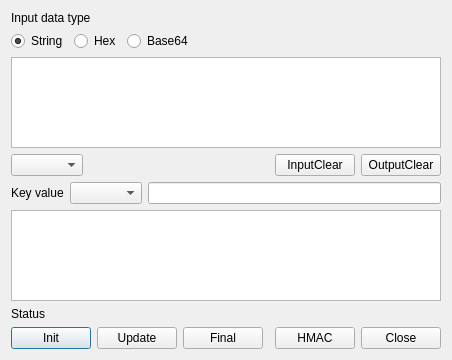
<?xml version="1.0" encoding="UTF-8"?>
<ui version="4.0">
 <class>GenHmacDlg</class>
 <widget class="QDialog" name="GenHmacDlg">
  <property name="geometry">
   <rect>
    <x>0</x>
    <y>0</y>
    <width>431</width>
    <height>360</height>
   </rect>
  </property>
  <property name="windowTitle">
   <string>Generate Hmac value</string>
  </property>
  <layout class="QGridLayout" name="gridLayout">
   <item row="10" column="0">
    <widget class="QPushButton" name="mInitBtn">
     <property name="text">
      <string>Init</string>
     </property>
    </widget>
   </item>
   <item row="10" column="1">
    <widget class="QPushButton" name="mUpdateBtn">
     <property name="text">
      <string>Update</string>
     </property>
    </widget>
   </item>
   <item row="0" column="0">
    <widget class="QLabel" name="label">
     <property name="text">
      <string>Input data type</string>
     </property>
    </widget>
   </item>
   <item row="10" column="2">
    <widget class="QPushButton" name="mFinalBtn">
     <property name="text">
      <string>Final</string>
     </property>
    </widget>
   </item>
   <item row="10" column="4">
    <widget class="QPushButton" name="mHMACBtn">
     <property name="text">
      <string>HMAC</string>
     </property>
    </widget>
   </item>
   <item row="10" column="3">
    <spacer name="horizontalSpacer_2">
     <property name="orientation">
      <enum>Qt::Horizontal</enum>
     </property>
     <property name="sizeHint" stdset="0">
      <size>
       <width>40</width>
       <height>20</height>
      </size>
     </property>
    </spacer>
   </item>
   <item row="10" column="5">
    <widget class="QPushButton" name="mCloseBtn">
     <property name="text">
      <string>Close</string>
     </property>
    </widget>
   </item>
   <item row="8" column="0" colspan="6">
    <widget class="QPlainTextEdit" name="mOutputText"/>
   </item>
   <item row="1" column="0" colspan="6">
    <layout class="QHBoxLayout" name="horizontalLayout">
     <item>
      <widget class="QRadioButton" name="mInputStringBtn">
       <property name="text">
        <string>String</string>
       </property>
       <property name="checked">
        <bool>true</bool>
       </property>
      </widget>
     </item>
     <item>
      <widget class="QRadioButton" name="mInputHexBtn">
       <property name="text">
        <string>Hex</string>
       </property>
      </widget>
     </item>
     <item>
      <widget class="QRadioButton" name="mInputBase64Btn">
       <property name="text">
        <string>Base64</string>
       </property>
      </widget>
     </item>
     <item>
      <spacer name="horizontalSpacer">
       <property name="orientation">
        <enum>Qt::Horizontal</enum>
       </property>
       <property name="sizeHint" stdset="0">
        <size>
         <width>40</width>
         <height>20</height>
        </size>
       </property>
      </spacer>
     </item>
    </layout>
   </item>
   <item row="2" column="0" colspan="6">
    <widget class="QPlainTextEdit" name="mInputText"/>
   </item>
   <item row="3" column="0" colspan="6">
    <layout class="QGridLayout" name="gridLayout_2">
     <property name="topMargin">
      <number>0</number>
     </property>
     <item row="0" column="0">
      <widget class="QComboBox" name="mAlgTypeCombo"/>
     </item>
     <item row="0" column="2">
      <widget class="QPushButton" name="mInputClearBtn">
       <property name="text">
        <string>InputClear</string>
       </property>
      </widget>
     </item>
     <item row="0" column="3">
      <widget class="QPushButton" name="mOutputClearBtn">
       <property name="text">
        <string>OutputClear</string>
       </property>
      </widget>
     </item>
     <item row="0" column="1">
      <spacer name="horizontalSpacer_3">
       <property name="orientation">
        <enum>Qt::Horizontal</enum>
       </property>
       <property name="sizeHint" stdset="0">
        <size>
         <width>40</width>
         <height>20</height>
        </size>
       </property>
      </spacer>
     </item>
    </layout>
   </item>
   <item row="7" column="0" colspan="6">
    <layout class="QHBoxLayout" name="horizontalLayout_2">
     <item>
      <widget class="QLabel" name="label_2">
       <property name="text">
        <string>Key value</string>
       </property>
      </widget>
     </item>
     <item>
      <widget class="QComboBox" name="mKeyTypeCombo"/>
     </item>
     <item>
      <widget class="QLineEdit" name="mKeyText"/>
     </item>
    </layout>
   </item>
   <item row="9" column="0" colspan="6">
    <widget class="QLabel" name="mStatusLabel">
     <property name="text">
      <string>Status</string>
     </property>
    </widget>
   </item>
  </layout>
 </widget>
 <resources/>
 <connections/>
</ui>
